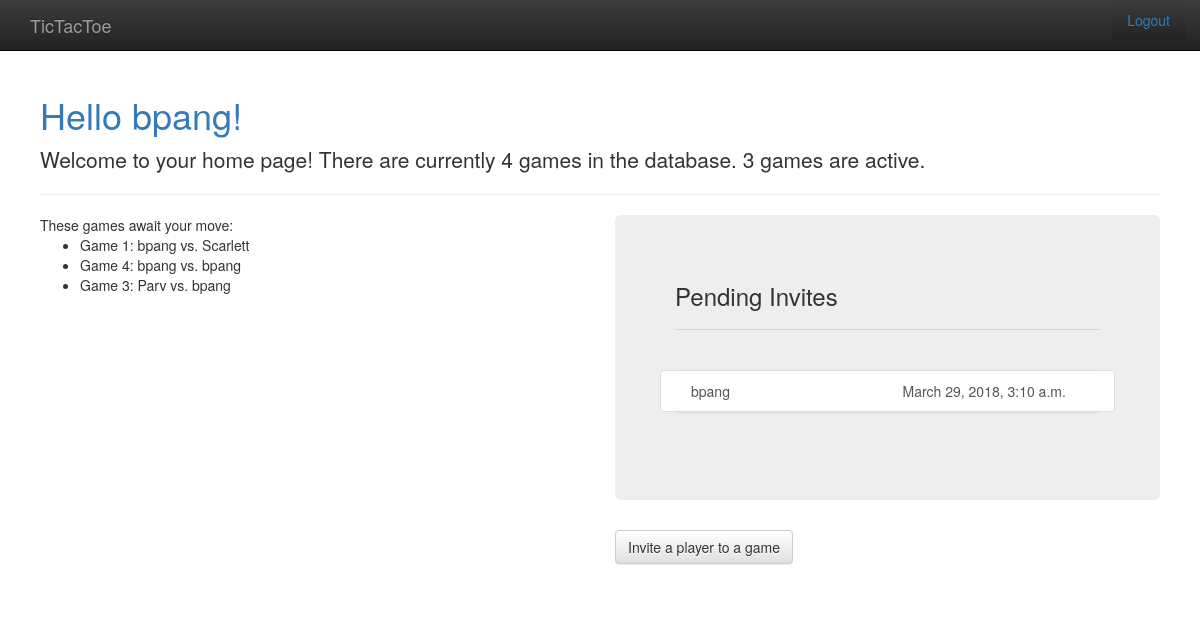
/player/home (signed in), run on the app's committed database.
### gameplay/models.py (models this page shows, shortened)
@python_2_unicode_compatible
class Game(models.Model):
    first_player = models.ForeignKey(User, related_name="games_first_player",
        on_delete=models.CASCADE)
    second_player = models.ForeignKey(User, related_name="games_second_player",
        on_delete=models.CASCADE)
    start_time = models.DateTimeField(auto_now_add=True)
    last_active = models.DateTimeField(auto_now=True)
    status = models.CharField(max_length=1, choices=GAME_STATUS_CHOICES, default='F')
    move_count = models.IntegerField(default=0)
    objects = GamesQuerySet.as_manager()

### player/models.py (models this page shows)
class Invitation(models.Model):
    from_player = models.ForeignKey(
        User,
        related_name="invitations_sent",
        on_delete=models.CASCADE
    )
    to_player = models.ForeignKey(
        User,
        related_name="invitations_received",
        verbose_name="User to invite",
        help_text="Select the player you want to play with",
        on_delete=models.CASCADE
    )
    message = models.CharField(
        max_length=300,
        blank=True,
        verbose_name="Optional message",
        help_text="It's always nice to include a message!"
    )
    timestamp = models.DateTimeField(auto_now_add=True)

### player/views.py (the view)
# urls.py: path("home", home, name="player_home"),
@login_required
def home(request):
    my_games = Game.objects.games_for_user(request.user)
    active_games = my_games.active()
    my_invites = request.user.invitations_received.all()
    return render(request, "player/home.html",
        {
            'ngames' : Game.objects.count(),
            'nactivegames' : active_games,
            'allmygames' : my_games,
            'allmyinvites' : my_invites,
            'testparam' : request.GET.get('test', 'none')
        })

### gameplay/models.py (called while the page is built)
    def games_for_user(self, user):
        return self.filter(
            Q(first_player = user) | Q(second_player = user)
        )

    def active(self):
        return self.filter(
            Q(status = 'F') | Q(status = 'S')
        ).count()

### templates/player/home.html (shortened to what this page needs)
{% extends 'base.html' %}
{% load staticfiles %}
{% block content %}
  <h1 class="text-primary">Hello {{ user.username }}!</h1>
  <p class="lead">
    Welcome to your home page!
    There are currently {{ ngames }} games in the database. {{ nactivegames }} games are active.
  </p>
  <hr class="my-4">
  <div class="row">
    <div class="col-md-6">
      These games await your move:
      <ul>
        {% for g in allmygames %}
          <li> Game {{ g.id }}: {{ g.first_player }} vs. {{ g.second_player }} </li>
        {% endfor %}
      </ul>
    </div>
    <div class="col-md-6">
      <div class="jumbotron jumbotron-fluid">
        <h3 class="display-4">Pending Invites</h3>
        <hr class="my-4">
        <container class="container-fluid">
          <ul class="list-group">
            {% for inv in allmyinvites %}
              <a class="list-group-item row" href="{% url 'player_view_invitation' inv.id %}">
                <div class="col-md-6"> {{ inv.from_player }} </div>
                <div class="col-md-6"> {{ inv.timestamp }} </div>
              </a>
            {% endfor %}
          </ul>
        </container>
      </div>
      <a href="{% url 'player_new_invitation' %}" class="btn btn-default">
        Invite a player to a game
      </a>
    </div>
  </div>
{% endblock %}

### templates/base.html (style rules this page uses)
body { padding-top: 50px; padding-bottom: 20px; }

### data on the page
Game: id "1", first_player "bpang", second_player "Scarlett"
Game: id "4", first_player "bpang", second_player "bpang"
Game: id "3", first_player "Parv", second_player "bpang"
Invitation: from_player "bpang", timestamp "March 29, 2018, 3:10 a.m."

### other printed values
{{ user.username }} "bpang"
{{ ngames }} "4"
{{ nactivegames }} "3"
